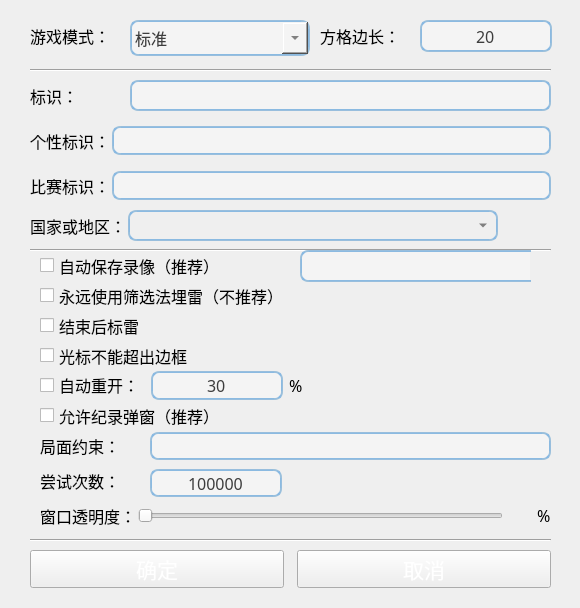
<?xml version="1.0" encoding="UTF-8"?>
<ui version="4.0">
 <class>Form</class>
 <widget class="QWidget" name="Form">
  <property name="windowModality">
   <enum>Qt::NonModal</enum>
  </property>
  <property name="geometry">
   <rect>
    <x>0</x>
    <y>0</y>
    <width>580</width>
    <height>608</height>
   </rect>
  </property>
  <property name="minimumSize">
   <size>
    <width>580</width>
    <height>608</height>
   </size>
  </property>
  <property name="maximumSize">
   <size>
    <width>580</width>
    <height>608</height>
   </size>
  </property>
  <property name="mouseTracking">
   <bool>true</bool>
  </property>
  <property name="focusPolicy">
   <enum>Qt::ClickFocus</enum>
  </property>
  <property name="windowTitle">
   <string>游戏设置</string>
  </property>
  <property name="windowIcon">
   <iconset>
    <normaloff>media/cat.ico</normaloff>media/cat.ico</iconset>
  </property>
  <property name="styleSheet">
   <string notr="true">QComboBox::drop-down {
    width: 26px;
}</string>
  </property>
  <widget class="QPushButton" name="pushButton_yes">
   <property name="geometry">
    <rect>
     <x>30</x>
     <y>550</y>
     <width>254</width>
     <height>38</height>
    </rect>
   </property>
   <property name="minimumSize">
    <size>
     <width>254</width>
     <height>0</height>
    </size>
   </property>
   <property name="maximumSize">
    <size>
     <width>254</width>
     <height>16777215</height>
    </size>
   </property>
   <property name="font">
    <font>
     <family>微软雅黑</family>
     <pointsize>16</pointsize>
     <weight>50</weight>
     <italic>false</italic>
     <bold>false</bold>
    </font>
   </property>
   <property name="focusPolicy">
    <enum>Qt::NoFocus</enum>
   </property>
   <property name="styleSheet">
    <string notr="true">border-image: url(media/button.png);
font: 16pt &quot;微软雅黑&quot;;
color:white;</string>
   </property>
   <property name="text">
    <string>确定</string>
   </property>
   <property name="shortcut">
    <string>Return</string>
   </property>
   <property name="autoDefault">
    <bool>false</bool>
   </property>
   <property name="flat">
    <bool>false</bool>
   </property>
  </widget>
  <widget class="QPushButton" name="pushButton_no">
   <property name="geometry">
    <rect>
     <x>297</x>
     <y>550</y>
     <width>254</width>
     <height>38</height>
    </rect>
   </property>
   <property name="minimumSize">
    <size>
     <width>254</width>
     <height>0</height>
    </size>
   </property>
   <property name="maximumSize">
    <size>
     <width>254</width>
     <height>16777215</height>
    </size>
   </property>
   <property name="font">
    <font>
     <family>微软雅黑</family>
     <pointsize>16</pointsize>
     <weight>50</weight>
     <italic>false</italic>
     <bold>false</bold>
    </font>
   </property>
   <property name="focusPolicy">
    <enum>Qt::NoFocus</enum>
   </property>
   <property name="styleSheet">
    <string notr="true">border-image: url(media/button.png);
font: 16pt &quot;微软雅黑&quot;;
color:white;</string>
   </property>
   <property name="text">
    <string>取消</string>
   </property>
  </widget>
  <widget class="Line" name="line_2">
   <property name="geometry">
    <rect>
     <x>30</x>
     <y>530</y>
     <width>521</width>
     <height>20</height>
    </rect>
   </property>
   <property name="orientation">
    <enum>Qt::Horizontal</enum>
   </property>
  </widget>
  <widget class="QCheckBox" name="checkBox_end_then_flag">
   <property name="geometry">
    <rect>
     <x>40</x>
     <y>310</y>
     <width>511</width>
     <height>31</height>
    </rect>
   </property>
   <property name="font">
    <font>
     <family>微软雅黑</family>
     <pointsize>12</pointsize>
    </font>
   </property>
   <property name="toolTip">
    <string/>
   </property>
   <property name="styleSheet">
    <string notr="true"/>
   </property>
   <property name="text">
    <string>结束后标雷</string>
   </property>
  </widget>
  <widget class="QLabel" name="label_label">
   <property name="geometry">
    <rect>
     <x>30</x>
     <y>80</y>
     <width>101</width>
     <height>32</height>
    </rect>
   </property>
   <property name="font">
    <font>
     <family>微软雅黑</family>
     <pointsize>12</pointsize>
    </font>
   </property>
   <property name="toolTip">
    <string/>
   </property>
   <property name="text">
    <string>标识：</string>
   </property>
   <property name="scaledContents">
    <bool>false</bool>
   </property>
   <property name="wordWrap">
    <bool>false</bool>
   </property>
  </widget>
  <widget class="QCheckBox" name="checkBox_filter_forever">
   <property name="geometry">
    <rect>
     <x>40</x>
     <y>280</y>
     <width>511</width>
     <height>31</height>
    </rect>
   </property>
   <property name="font">
    <font>
     <family>微软雅黑</family>
     <pointsize>12</pointsize>
    </font>
   </property>
   <property name="toolTip">
    <string>勾选后永远使用筛选法埋雷，否则会适时改用调整法</string>
   </property>
   <property name="styleSheet">
    <string notr="true"/>
   </property>
   <property name="text">
    <string>永远使用筛选法埋雷（不推荐）</string>
   </property>
  </widget>
  <widget class="Line" name="line_3">
   <property name="geometry">
    <rect>
     <x>30</x>
     <y>60</y>
     <width>521</width>
     <height>20</height>
    </rect>
   </property>
   <property name="orientation">
    <enum>Qt::Horizontal</enum>
   </property>
  </widget>
  <widget class="QCheckBox" name="checkBox_autosave_video">
   <property name="geometry">
    <rect>
     <x>40</x>
     <y>250</y>
     <width>511</width>
     <height>31</height>
    </rect>
   </property>
   <property name="font">
    <font>
     <family>微软雅黑</family>
     <pointsize>12</pointsize>
    </font>
   </property>
   <property name="toolTip">
    <string>完成后自动将录像保存到replay文件夹下</string>
   </property>
   <property name="styleSheet">
    <string notr="true"/>
   </property>
   <property name="text">
    <string>自动保存录像（推荐）</string>
   </property>
  </widget>
  <widget class="QLabel" name="label_gamemode">
   <property name="geometry">
    <rect>
     <x>30</x>
     <y>20</y>
     <width>101</width>
     <height>32</height>
    </rect>
   </property>
   <property name="font">
    <font>
     <family>微软雅黑</family>
     <pointsize>12</pointsize>
    </font>
   </property>
   <property name="text">
    <string>游戏模式：</string>
   </property>
   <property name="scaledContents">
    <bool>false</bool>
   </property>
   <property name="wordWrap">
    <bool>false</bool>
   </property>
  </widget>
  <widget class="QLineEdit" name="lineEdit_label">
   <property name="geometry">
    <rect>
     <x>130</x>
     <y>80</y>
     <width>421</width>
     <height>31</height>
    </rect>
   </property>
   <property name="font">
    <font>
     <family>微软雅黑</family>
     <pointsize>12</pointsize>
    </font>
   </property>
   <property name="focusPolicy">
    <enum>Qt::ClickFocus</enum>
   </property>
   <property name="styleSheet">
    <string notr="true">border-width: 2px;
border-radius: 8px;
border-style: solid;
border-top-color: qlineargradient(spread:pad, x1:0.5, y1:1, x2:0.5, y2:0, stop:0 #85b7e3, stop:1 #9ec1db);
border-right-color: qlineargradient(spread:pad, x1:0, y1:0, x2:1, y2:0, stop:0 #85b7e3, stop:1 #9ec1db);
border-bottom-color: qlineargradient(spread:pad, x1:0.5, y1:0, x2:0.5, y2:1, stop:0 #85b7e3, stop:1 #9ec1db);
border-left-color: qlineargradient(spread:pad, x1:1, y1:0, x2:0, y2:0, stop:0 #85b7e3, stop:1 #9ec1db);
background-color: #f4f4f4;
color: #3d3d3d;</string>
   </property>
   <property name="text">
    <string notr="true"/>
   </property>
   <property name="maxLength">
    <number>1024</number>
   </property>
   <property name="alignment">
    <set>Qt::AlignCenter</set>
   </property>
  </widget>
  <widget class="QSpinBox" name="spinBox_pixsize">
   <property name="geometry">
    <rect>
     <x>420</x>
     <y>20</y>
     <width>132</width>
     <height>32</height>
    </rect>
   </property>
   <property name="sizePolicy">
    <sizepolicy hsizetype="Minimum" vsizetype="Fixed">
     <horstretch>0</horstretch>
     <verstretch>0</verstretch>
    </sizepolicy>
   </property>
   <property name="minimumSize">
    <size>
     <width>132</width>
     <height>0</height>
    </size>
   </property>
   <property name="maximumSize">
    <size>
     <width>132</width>
     <height>16777215</height>
    </size>
   </property>
   <property name="font">
    <font>
     <family>微软雅黑</family>
     <pointsize>12</pointsize>
    </font>
   </property>
   <property name="focusPolicy">
    <enum>Qt::ClickFocus</enum>
   </property>
   <property name="styleSheet">
    <string notr="true">border-width: 2px;
border-radius: 8px;
border-style: solid;
border-top-color: qlineargradient(spread:pad, x1:0.5, y1:1, x2:0.5, y2:0, stop:0 #85b7e3, stop:1 #9ec1db);
border-right-color: qlineargradient(spread:pad, x1:0, y1:0, x2:1, y2:0, stop:0 #85b7e3, stop:1 #9ec1db);
border-bottom-color: qlineargradient(spread:pad, x1:0.5, y1:0, x2:0.5, y2:1, stop:0 #85b7e3, stop:1 #9ec1db);
border-left-color: qlineargradient(spread:pad, x1:1, y1:0, x2:0, y2:0, stop:0 #85b7e3, stop:1 #9ec1db);
background-color: #f4f4f4;
color: #3d3d3d;</string>
   </property>
   <property name="frame">
    <bool>true</bool>
   </property>
   <property name="alignment">
    <set>Qt::AlignCenter</set>
   </property>
   <property name="buttonSymbols">
    <enum>QAbstractSpinBox::NoButtons</enum>
   </property>
   <property name="keyboardTracking">
    <bool>true</bool>
   </property>
   <property name="showGroupSeparator" stdset="0">
    <bool>false</bool>
   </property>
   <property name="minimum">
    <number>1</number>
   </property>
   <property name="maximum">
    <number>200</number>
   </property>
   <property name="value">
    <number>20</number>
   </property>
  </widget>
  <widget class="QLabel" name="label_pixsize">
   <property name="geometry">
    <rect>
     <x>320</x>
     <y>20</y>
     <width>100</width>
     <height>32</height>
    </rect>
   </property>
   <property name="minimumSize">
    <size>
     <width>100</width>
     <height>0</height>
    </size>
   </property>
   <property name="maximumSize">
    <size>
     <width>100</width>
     <height>16777215</height>
    </size>
   </property>
   <property name="font">
    <font>
     <family>微软雅黑</family>
     <pointsize>12</pointsize>
    </font>
   </property>
   <property name="text">
    <string>方格边长：</string>
   </property>
   <property name="scaledContents">
    <bool>false</bool>
   </property>
   <property name="wordWrap">
    <bool>false</bool>
   </property>
  </widget>
  <widget class="QComboBox" name="comboBox_gamemode">
   <property name="geometry">
    <rect>
     <x>130</x>
     <y>20</y>
     <width>180</width>
     <height>36</height>
    </rect>
   </property>
   <property name="font">
    <font>
     <family>微软雅黑</family>
     <pointsize>12</pointsize>
    </font>
   </property>
   <property name="focusPolicy">
    <enum>Qt::ClickFocus</enum>
   </property>
   <property name="styleSheet">
    <string notr="true">border-width: 2px;
border-radius: 8px;
border-style: solid;
border-top-color: qlineargradient(spread:pad, x1:0.5, y1:1, x2:0.5, y2:0, stop:0 #85b7e3, stop:1 #9ec1db);
border-right-color: qlineargradient(spread:pad, x1:0, y1:0, x2:1, y2:0, stop:0 #85b7e3, stop:1 #9ec1db);
border-bottom-color: qlineargradient(spread:pad, x1:0.5, y1:0, x2:0.5, y2:1, stop:0 #85b7e3, stop:1 #9ec1db);
border-left-color: qlineargradient(spread:pad, x1:1, y1:0, x2:0, y2:0, stop:0 #85b7e3, stop:1 #9ec1db);
background-color: #f4f4f4;
width:102px;
height: 32px;
color: #3d3d3d;

</string>
   </property>
   <property name="currentIndex">
    <number>0</number>
   </property>
   <property name="sizeAdjustPolicy">
    <enum>QComboBox::AdjustToMinimumContentsLength</enum>
   </property>
   <item>
    <property name="text">
     <string>标准</string>
    </property>
   </item>
   <item>
    <property name="text">
     <string>Win7</string>
    </property>
   </item>
   <item>
    <property name="text">
     <string>强无猜</string>
    </property>
   </item>
   <item>
    <property name="text">
     <string>弱无猜</string>
    </property>
   </item>
   <item>
    <property name="text">
     <string>经典无猜</string>
    </property>
   </item>
   <item>
    <property name="text">
     <string>准无猜</string>
    </property>
   </item>
   <item>
    <property name="text">
     <string>强可猜</string>
    </property>
   </item>
   <item>
    <property name="text">
     <string>弱可猜</string>
    </property>
   </item>
  </widget>
  <widget class="QCheckBox" name="checkBox_auto_notification">
   <property name="geometry">
    <rect>
     <x>40</x>
     <y>400</y>
     <width>511</width>
     <height>31</height>
    </rect>
   </property>
   <property name="font">
    <font>
     <family>微软雅黑</family>
     <pointsize>12</pointsize>
    </font>
   </property>
   <property name="toolTip">
    <string/>
   </property>
   <property name="styleSheet">
    <string notr="true"/>
   </property>
   <property name="text">
    <string>允许纪录弹窗（推荐）</string>
   </property>
  </widget>
  <widget class="Line" name="line_4">
   <property name="geometry">
    <rect>
     <x>30</x>
     <y>240</y>
     <width>521</width>
     <height>20</height>
    </rect>
   </property>
   <property name="orientation">
    <enum>Qt::Horizontal</enum>
   </property>
  </widget>
  <widget class="QSpinBox" name="spinBox_attempt_times_limit">
   <property name="geometry">
    <rect>
     <x>150</x>
     <y>469</y>
     <width>132</width>
     <height>28</height>
    </rect>
   </property>
   <property name="sizePolicy">
    <sizepolicy hsizetype="Minimum" vsizetype="Fixed">
     <horstretch>0</horstretch>
     <verstretch>0</verstretch>
    </sizepolicy>
   </property>
   <property name="font">
    <font>
     <family>微软雅黑</family>
     <pointsize>12</pointsize>
    </font>
   </property>
   <property name="focusPolicy">
    <enum>Qt::ClickFocus</enum>
   </property>
   <property name="styleSheet">
    <string notr="true">border-width: 2px;
border-radius: 8px;
border-style: solid;
border-top-color: qlineargradient(spread:pad, x1:0.5, y1:1, x2:0.5, y2:0, stop:0 #85b7e3, stop:1 #9ec1db);
border-right-color: qlineargradient(spread:pad, x1:0, y1:0, x2:1, y2:0, stop:0 #85b7e3, stop:1 #9ec1db);
border-bottom-color: qlineargradient(spread:pad, x1:0.5, y1:0, x2:0.5, y2:1, stop:0 #85b7e3, stop:1 #9ec1db);
border-left-color: qlineargradient(spread:pad, x1:1, y1:0, x2:0, y2:0, stop:0 #85b7e3, stop:1 #9ec1db);
background-color: #f4f4f4;
color: #3d3d3d;</string>
   </property>
   <property name="frame">
    <bool>true</bool>
   </property>
   <property name="alignment">
    <set>Qt::AlignCenter</set>
   </property>
   <property name="buttonSymbols">
    <enum>QAbstractSpinBox::NoButtons</enum>
   </property>
   <property name="keyboardTracking">
    <bool>true</bool>
   </property>
   <property name="showGroupSeparator" stdset="0">
    <bool>false</bool>
   </property>
   <property name="minimum">
    <number>0</number>
   </property>
   <property name="maximum">
    <number>99999999</number>
   </property>
   <property name="value">
    <number>99999999</number>
   </property>
  </widget>
  <widget class="QLabel" name="label_attempt_times_limit">
   <property name="geometry">
    <rect>
     <x>40</x>
     <y>465</y>
     <width>101</width>
     <height>31</height>
    </rect>
   </property>
   <property name="font">
    <font>
     <family>微软雅黑</family>
     <pointsize>12</pointsize>
    </font>
   </property>
   <property name="text">
    <string>尝试次数：</string>
   </property>
   <property name="scaledContents">
    <bool>false</bool>
   </property>
   <property name="wordWrap">
    <bool>false</bool>
   </property>
  </widget>
  <widget class="QLineEdit" name="lineEdit_constraint">
   <property name="geometry">
    <rect>
     <x>150</x>
     <y>432</y>
     <width>401</width>
     <height>28</height>
    </rect>
   </property>
   <property name="font">
    <font>
     <family>微软雅黑</family>
     <pointsize>12</pointsize>
    </font>
   </property>
   <property name="focusPolicy">
    <enum>Qt::ClickFocus</enum>
   </property>
   <property name="styleSheet">
    <string notr="true">border-width: 2px;
border-radius: 8px;
border-style: solid;
border-top-color: qlineargradient(spread:pad, x1:0.5, y1:1, x2:0.5, y2:0, stop:0 #85b7e3, stop:1 #9ec1db);
border-right-color: qlineargradient(spread:pad, x1:0, y1:0, x2:1, y2:0, stop:0 #85b7e3, stop:1 #9ec1db);
border-bottom-color: qlineargradient(spread:pad, x1:0.5, y1:0, x2:0.5, y2:1, stop:0 #85b7e3, stop:1 #9ec1db);
border-left-color: qlineargradient(spread:pad, x1:1, y1:0, x2:0, y2:0, stop:0 #85b7e3, stop:1 #9ec1db);
background-color: #f4f4f4;
color: #3d3d3d;</string>
   </property>
   <property name="text">
    <string/>
   </property>
   <property name="alignment">
    <set>Qt::AlignCenter</set>
   </property>
  </widget>
  <widget class="QLabel" name="label_constraint">
   <property name="geometry">
    <rect>
     <x>40</x>
     <y>430</y>
     <width>101</width>
     <height>31</height>
    </rect>
   </property>
   <property name="font">
    <font>
     <family>微软雅黑</family>
     <pointsize>12</pointsize>
    </font>
   </property>
   <property name="text">
    <string>局面约束：</string>
   </property>
   <property name="scaledContents">
    <bool>false</bool>
   </property>
   <property name="wordWrap">
    <bool>false</bool>
   </property>
  </widget>
  <widget class="QWidget" name="horizontalLayoutWidget">
   <property name="geometry">
    <rect>
     <x>40</x>
     <y>365</y>
     <width>511</width>
     <height>41</height>
    </rect>
   </property>
   <layout class="QHBoxLayout" name="horizontalLayout">
    <item>
     <widget class="QCheckBox" name="checkBox_auto_replay">
      <property name="font">
       <font>
        <family>微软雅黑</family>
        <pointsize>12</pointsize>
       </font>
      </property>
      <property name="toolTip">
       <string/>
      </property>
      <property name="styleSheet">
       <string notr="true"/>
      </property>
      <property name="text">
       <string>自动重开：</string>
      </property>
     </widget>
    </item>
    <item>
     <widget class="QSpinBox" name="spinBox_auto_replay">
      <property name="sizePolicy">
       <sizepolicy hsizetype="Minimum" vsizetype="Fixed">
        <horstretch>0</horstretch>
        <verstretch>0</verstretch>
       </sizepolicy>
      </property>
      <property name="minimumSize">
       <size>
        <width>132</width>
        <height>0</height>
       </size>
      </property>
      <property name="font">
       <font>
        <family>微软雅黑</family>
        <pointsize>12</pointsize>
       </font>
      </property>
      <property name="focusPolicy">
       <enum>Qt::ClickFocus</enum>
      </property>
      <property name="styleSheet">
       <string notr="true">QSpinBox{
border-width: 2px;
border-radius: 8px;
border-style: solid;
border-top-color: qlineargradient(spread:pad, x1:0.5, y1:1, x2:0.5, y2:0, stop:0 #85b7e3, stop:1 #9ec1db);
border-right-color: qlineargradient(spread:pad, x1:0, y1:0, x2:1, y2:0, stop:0 #85b7e3, stop:1 #9ec1db);
border-bottom-color: qlineargradient(spread:pad, x1:0.5, y1:0, x2:0.5, y2:1, stop:0 #85b7e3, stop:1 #9ec1db);
border-left-color: qlineargradient(spread:pad, x1:1, y1:0, x2:0, y2:0, stop:0 #85b7e3, stop:1 #9ec1db);
background-color: #f4f4f4;
color: #3d3d3d;
}</string>
      </property>
      <property name="frame">
       <bool>true</bool>
      </property>
      <property name="alignment">
       <set>Qt::AlignCenter</set>
      </property>
      <property name="buttonSymbols">
       <enum>QAbstractSpinBox::NoButtons</enum>
      </property>
      <property name="keyboardTracking">
       <bool>true</bool>
      </property>
      <property name="showGroupSeparator" stdset="0">
       <bool>false</bool>
      </property>
      <property name="minimum">
       <number>0</number>
      </property>
      <property name="maximum">
       <number>100</number>
      </property>
      <property name="value">
       <number>30</number>
      </property>
     </widget>
    </item>
    <item>
     <widget class="QLabel" name="label_auto_replay_percent">
      <property name="font">
       <font>
        <family>微软雅黑</family>
        <pointsize>12</pointsize>
       </font>
      </property>
      <property name="toolTip">
       <string notr="true"/>
      </property>
      <property name="statusTip">
       <string notr="true"/>
      </property>
      <property name="whatsThis">
       <string notr="true"/>
      </property>
      <property name="text">
       <string notr="true">%</string>
      </property>
      <property name="scaledContents">
       <bool>false</bool>
      </property>
      <property name="wordWrap">
       <bool>false</bool>
      </property>
     </widget>
    </item>
    <item>
     <spacer name="horizontalSpacer">
      <property name="orientation">
       <enum>Qt::Horizontal</enum>
      </property>
      <property name="sizeHint" stdset="0">
       <size>
        <width>40</width>
        <height>20</height>
       </size>
      </property>
     </spacer>
    </item>
   </layout>
  </widget>
  <widget class="QWidget" name="horizontalWidget_country" native="true">
   <property name="geometry">
    <rect>
     <x>30</x>
     <y>205</y>
     <width>521</width>
     <height>41</height>
    </rect>
   </property>
   <layout class="QHBoxLayout" name="horizontalLayout_2" stretch="2,20,1">
    <property name="spacing">
     <number>2</number>
    </property>
    <property name="leftMargin">
     <number>0</number>
    </property>
    <property name="topMargin">
     <number>0</number>
    </property>
    <property name="rightMargin">
     <number>0</number>
    </property>
    <property name="bottomMargin">
     <number>0</number>
    </property>
    <item>
     <widget class="QLabel" name="label_country">
      <property name="sizePolicy">
       <sizepolicy hsizetype="Preferred" vsizetype="Preferred">
        <horstretch>0</horstretch>
        <verstretch>0</verstretch>
       </sizepolicy>
      </property>
      <property name="font">
       <font>
        <family>微软雅黑</family>
        <pointsize>12</pointsize>
       </font>
      </property>
      <property name="text">
       <string>国家或地区：</string>
      </property>
      <property name="scaledContents">
       <bool>false</bool>
      </property>
      <property name="wordWrap">
       <bool>false</bool>
      </property>
     </widget>
    </item>
    <item>
     <widget class="BetterQCombox" name="comboBox_country">
      <property name="minimumSize">
       <size>
        <width>0</width>
        <height>31</height>
       </size>
      </property>
      <property name="maximumSize">
       <size>
        <width>16777215</width>
        <height>31</height>
       </size>
      </property>
      <property name="font">
       <font>
        <family>微软雅黑</family>
        <pointsize>12</pointsize>
        <weight>50</weight>
        <italic>false</italic>
        <bold>false</bold>
       </font>
      </property>
      <property name="focusPolicy">
       <enum>Qt::ClickFocus</enum>
      </property>
      <property name="styleSheet">
       <string notr="true">QComboBox {
border-width: 2px;
border-radius: 8px;
border-style: solid;
border-top-color: qlineargradient(spread:pad, x1:0.5, y1:1, x2:0.5, y2:0, stop:0 #85b7e3, stop:1 #9ec1db);
border-right-color: qlineargradient(spread:pad, x1:0, y1:0, x2:1, y2:0, stop:0 #85b7e3, stop:1 #9ec1db);
border-bottom-color: qlineargradient(spread:pad, x1:0.5, y1:0, x2:0.5, y2:1, stop:0 #85b7e3, stop:1 #9ec1db);
border-left-color: qlineargradient(spread:pad, x1:1, y1:0, x2:0, y2:0, stop:0 #85b7e3, stop:1 #9ec1db);
background-color: rgba(244,244,244,0);
width:102px;
height: 32px;
color: #3d3d3d;
	font: 12pt &quot;微软雅黑&quot;;
}

</string>
      </property>
      <property name="editable">
       <bool>true</bool>
      </property>
      <property name="currentText">
       <string notr="true"/>
      </property>
      <property name="currentIndex">
       <number>-1</number>
      </property>
      <property name="sizeAdjustPolicy">
       <enum>QComboBox::AdjustToMinimumContentsLength</enum>
      </property>
      <property name="modelColumn">
       <number>0</number>
      </property>
     </widget>
    </item>
    <item>
     <widget class="QLabel" name="label_national_flag">
      <property name="minimumSize">
       <size>
        <width>51</width>
        <height>0</height>
       </size>
      </property>
      <property name="maximumSize">
       <size>
        <width>51</width>
        <height>500</height>
       </size>
      </property>
      <property name="font">
       <font>
        <family>微软雅黑</family>
        <pointsize>16</pointsize>
       </font>
      </property>
      <property name="styleSheet">
       <string notr="true">background-color:rgba(0,0,0,0)</string>
      </property>
      <property name="text">
       <string/>
      </property>
      <property name="alignment">
       <set>Qt::AlignCenter</set>
      </property>
      <property name="wordWrap">
       <bool>false</bool>
      </property>
     </widget>
    </item>
   </layout>
  </widget>
  <widget class="QWidget" name="horizontalWidget_transparency" native="true">
   <property name="geometry">
    <rect>
     <x>40</x>
     <y>495</y>
     <width>511</width>
     <height>41</height>
    </rect>
   </property>
   <layout class="QHBoxLayout" name="horizontalLayout_3">
    <property name="spacing">
     <number>2</number>
    </property>
    <property name="leftMargin">
     <number>0</number>
    </property>
    <property name="topMargin">
     <number>0</number>
    </property>
    <property name="rightMargin">
     <number>0</number>
    </property>
    <property name="bottomMargin">
     <number>0</number>
    </property>
    <item>
     <widget class="QLabel" name="label_transparency">
      <property name="font">
       <font>
        <family>微软雅黑</family>
        <pointsize>12</pointsize>
       </font>
      </property>
      <property name="text">
       <string>窗口透明度：</string>
      </property>
      <property name="scaledContents">
       <bool>false</bool>
      </property>
      <property name="wordWrap">
       <bool>false</bool>
      </property>
     </widget>
    </item>
    <item>
     <widget class="QSlider" name="horizontalSlider_transparency">
      <property name="minimum">
       <number>1</number>
      </property>
      <property name="maximum">
       <number>100</number>
      </property>
      <property name="singleStep">
       <number>1</number>
      </property>
      <property name="orientation">
       <enum>Qt::Horizontal</enum>
      </property>
     </widget>
    </item>
    <item>
     <widget class="QLabel" name="label_transparency_percent_value">
      <property name="minimumSize">
       <size>
        <width>30</width>
        <height>0</height>
       </size>
      </property>
      <property name="font">
       <font>
        <family>微软雅黑</family>
        <pointsize>12</pointsize>
       </font>
      </property>
      <property name="layoutDirection">
       <enum>Qt::LeftToRight</enum>
      </property>
      <property name="text">
       <string/>
      </property>
      <property name="scaledContents">
       <bool>false</bool>
      </property>
      <property name="alignment">
       <set>Qt::AlignRight|Qt::AlignTrailing|Qt::AlignVCenter</set>
      </property>
      <property name="wordWrap">
       <bool>false</bool>
      </property>
     </widget>
    </item>
    <item>
     <widget class="QLabel" name="label_transparency_percent">
      <property name="font">
       <font>
        <family>微软雅黑</family>
        <pointsize>12</pointsize>
       </font>
      </property>
      <property name="toolTip">
       <string notr="true"/>
      </property>
      <property name="statusTip">
       <string notr="true"/>
      </property>
      <property name="whatsThis">
       <string notr="true"/>
      </property>
      <property name="accessibleName">
       <string notr="true"/>
      </property>
      <property name="accessibleDescription">
       <string notr="true"/>
      </property>
      <property name="text">
       <string notr="true">%</string>
      </property>
      <property name="scaledContents">
       <bool>false</bool>
      </property>
      <property name="wordWrap">
       <bool>false</bool>
      </property>
     </widget>
    </item>
   </layout>
  </widget>
  <widget class="QWidget" name="horizontalWidget_race" native="true">
   <property name="geometry">
    <rect>
     <x>30</x>
     <y>165</y>
     <width>521</width>
     <height>41</height>
    </rect>
   </property>
   <layout class="QHBoxLayout" name="horizontalLayout_4">
    <property name="spacing">
     <number>2</number>
    </property>
    <property name="leftMargin">
     <number>0</number>
    </property>
    <property name="topMargin">
     <number>0</number>
    </property>
    <property name="rightMargin">
     <number>0</number>
    </property>
    <property name="bottomMargin">
     <number>0</number>
    </property>
    <item>
     <widget class="QLabel" name="label_race_label">
      <property name="font">
       <font>
        <family>微软雅黑</family>
        <pointsize>12</pointsize>
       </font>
      </property>
      <property name="toolTip">
       <string>用于参加比赛</string>
      </property>
      <property name="text">
       <string>比赛标识：</string>
      </property>
      <property name="scaledContents">
       <bool>false</bool>
      </property>
      <property name="wordWrap">
       <bool>false</bool>
      </property>
     </widget>
    </item>
    <item>
     <widget class="QLineEdit" name="lineEdit_race_label">
      <property name="font">
       <font>
        <family>微软雅黑</family>
        <pointsize>12</pointsize>
       </font>
      </property>
      <property name="focusPolicy">
       <enum>Qt::ClickFocus</enum>
      </property>
      <property name="styleSheet">
       <string notr="true">border-width: 2px;
border-radius: 8px;
border-style: solid;
border-top-color: qlineargradient(spread:pad, x1:0.5, y1:1, x2:0.5, y2:0, stop:0 #85b7e3, stop:1 #9ec1db);
border-right-color: qlineargradient(spread:pad, x1:0, y1:0, x2:1, y2:0, stop:0 #85b7e3, stop:1 #9ec1db);
border-bottom-color: qlineargradient(spread:pad, x1:0.5, y1:0, x2:0.5, y2:1, stop:0 #85b7e3, stop:1 #9ec1db);
border-left-color: qlineargradient(spread:pad, x1:1, y1:0, x2:0, y2:0, stop:0 #85b7e3, stop:1 #9ec1db);
background-color: #f4f4f4;
color: #3d3d3d;</string>
      </property>
      <property name="text">
       <string notr="true"/>
      </property>
      <property name="maxLength">
       <number>1024</number>
      </property>
      <property name="alignment">
       <set>Qt::AlignCenter</set>
      </property>
     </widget>
    </item>
   </layout>
  </widget>
  <widget class="QLineEdit" name="lineEdit_country">
   <property name="geometry">
    <rect>
     <x>300</x>
     <y>250</y>
     <width>231</width>
     <height>32</height>
    </rect>
   </property>
   <property name="font">
    <font>
     <family>微软雅黑</family>
     <pointsize>12</pointsize>
    </font>
   </property>
   <property name="focusPolicy">
    <enum>Qt::ClickFocus</enum>
   </property>
   <property name="styleSheet">
    <string notr="true">border-width: 2px;
border-top-left-radius: 8px;
border-bottom-left-radius: 8px;
border-style: solid;
border-top-color: qlineargradient(spread:pad, x1:0.5, y1:1, x2:0.5, y2:0, stop:0 #85b7e3, stop:1 #9ec1db);
border-right-color: rgba(0,0,0,0);
border-bottom-color: qlineargradient(spread:pad, x1:0.5, y1:0, x2:0.5, y2:1, stop:0 #85b7e3, stop:1 #9ec1db);
border-left-color: qlineargradient(spread:pad, x1:1, y1:0, x2:0, y2:0, stop:0 #85b7e3, stop:1 #9ec1db);
background-color: #f4f4f4;
color: #3d3d3d;</string>
   </property>
   <property name="text">
    <string notr="true"/>
   </property>
   <property name="maxLength">
    <number>1024</number>
   </property>
   <property name="alignment">
    <set>Qt::AlignCenter</set>
   </property>
  </widget>
  <widget class="QCheckBox" name="checkBox_cursor_limit">
   <property name="geometry">
    <rect>
     <x>40</x>
     <y>340</y>
     <width>511</width>
     <height>31</height>
    </rect>
   </property>
   <property name="font">
    <font>
     <family>微软雅黑</family>
     <pointsize>12</pointsize>
    </font>
   </property>
   <property name="toolTip">
    <string/>
   </property>
   <property name="styleSheet">
    <string notr="true"/>
   </property>
   <property name="text">
    <string>光标不能超出边框</string>
   </property>
  </widget>
  <widget class="QWidget" name="horizontalWidget_unique_label" native="true">
   <property name="geometry">
    <rect>
     <x>30</x>
     <y>120</y>
     <width>521</width>
     <height>41</height>
    </rect>
   </property>
   <layout class="QHBoxLayout" name="horizontalLayout_5">
    <property name="spacing">
     <number>2</number>
    </property>
    <property name="leftMargin">
     <number>0</number>
    </property>
    <property name="topMargin">
     <number>0</number>
    </property>
    <property name="rightMargin">
     <number>0</number>
    </property>
    <property name="bottomMargin">
     <number>0</number>
    </property>
    <item>
     <widget class="QLabel" name="label_unique_label">
      <property name="font">
       <font>
        <family>微软雅黑</family>
        <pointsize>12</pointsize>
       </font>
      </property>
      <property name="toolTip">
       <string>用于与其他人相区分，但不希望排名网站和软件展示出来</string>
      </property>
      <property name="text">
       <string>个性标识：</string>
      </property>
      <property name="scaledContents">
       <bool>false</bool>
      </property>
      <property name="wordWrap">
       <bool>false</bool>
      </property>
     </widget>
    </item>
    <item>
     <widget class="QLineEdit" name="lineEdit_unique_label">
      <property name="font">
       <font>
        <family>微软雅黑</family>
        <pointsize>12</pointsize>
       </font>
      </property>
      <property name="focusPolicy">
       <enum>Qt::ClickFocus</enum>
      </property>
      <property name="styleSheet">
       <string notr="true">border-width: 2px;
border-radius: 8px;
border-style: solid;
border-top-color: qlineargradient(spread:pad, x1:0.5, y1:1, x2:0.5, y2:0, stop:0 #85b7e3, stop:1 #9ec1db);
border-right-color: qlineargradient(spread:pad, x1:0, y1:0, x2:1, y2:0, stop:0 #85b7e3, stop:1 #9ec1db);
border-bottom-color: qlineargradient(spread:pad, x1:0.5, y1:0, x2:0.5, y2:1, stop:0 #85b7e3, stop:1 #9ec1db);
border-left-color: qlineargradient(spread:pad, x1:1, y1:0, x2:0, y2:0, stop:0 #85b7e3, stop:1 #9ec1db);
background-color: #f4f4f4;
color: #3d3d3d;</string>
      </property>
      <property name="text">
       <string notr="true"/>
      </property>
      <property name="maxLength">
       <number>1024</number>
      </property>
      <property name="alignment">
       <set>Qt::AlignCenter</set>
      </property>
     </widget>
    </item>
   </layout>
  </widget>
 </widget>
 <customwidgets>
  <customwidget>
   <class>BetterQCombox</class>
   <extends>QComboBox</extends>
   <header>ui.uiComponents</header>
  </customwidget>
 </customwidgets>
 <resources/>
 <connections>
  <connection>
   <sender>checkBox_auto_replay</sender>
   <signal>toggled(bool)</signal>
   <receiver>spinBox_auto_replay</receiver>
   <slot>setEnabled(bool)</slot>
   <hints>
    <hint type="sourcelabel">
     <x>138</x>
     <y>303</y>
    </hint>
    <hint type="destinationlabel">
     <x>191</x>
     <y>298</y>
    </hint>
   </hints>
  </connection>
  <connection>
   <sender>checkBox_auto_replay</sender>
   <signal>toggled(bool)</signal>
   <receiver>label_auto_replay_percent</receiver>
   <slot>setEnabled(bool)</slot>
   <hints>
    <hint type="sourcelabel">
     <x>150</x>
     <y>315</y>
    </hint>
    <hint type="destinationlabel">
     <x>326</x>
     <y>315</y>
    </hint>
   </hints>
  </connection>
  <connection>
   <sender>pushButton_no</sender>
   <signal>clicked()</signal>
   <receiver>Form</receiver>
   <slot>close()</slot>
   <hints>
    <hint type="sourcelabel">
     <x>530</x>
     <y>489</y>
    </hint>
    <hint type="destinationlabel">
     <x>566</x>
     <y>478</y>
    </hint>
   </hints>
  </connection>
  <connection>
   <sender>horizontalSlider_transparency</sender>
   <signal>valueChanged(int)</signal>
   <receiver>label_transparency_percent_value</receiver>
   <slot>setNum(int)</slot>
   <hints>
    <hint type="sourcelabel">
     <x>232</x>
     <y>434</y>
    </hint>
    <hint type="destinationlabel">
     <x>523</x>
     <y>420</y>
    </hint>
   </hints>
  </connection>
  <connection>
   <sender>comboBox_country</sender>
   <signal>activated(QString)</signal>
   <receiver>lineEdit_country</receiver>
   <slot>setText(QString)</slot>
   <hints>
    <hint type="sourcelabel">
     <x>454</x>
     <y>175</y>
    </hint>
    <hint type="destinationlabel">
     <x>459</x>
     <y>205</y>
    </hint>
   </hints>
  </connection>
 </connections>
</ui>
